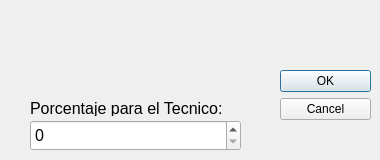
<?xml version="1.0" encoding="UTF-8"?>
<ui version="4.0">
 <class>Dialog</class>
 <widget class="QDialog" name="Dialog">
  <property name="geometry">
   <rect>
    <x>0</x>
    <y>0</y>
    <width>380</width>
    <height>160</height>
   </rect>
  </property>
  <property name="minimumSize">
   <size>
    <width>380</width>
    <height>160</height>
   </size>
  </property>
  <property name="maximumSize">
   <size>
    <width>380</width>
    <height>160</height>
   </size>
  </property>
  <property name="windowTitle">
   <string>Dialog</string>
  </property>
  <widget class="QDialogButtonBox" name="buttonBox">
   <property name="geometry">
    <rect>
     <x>280</x>
     <y>70</y>
     <width>91</width>
     <height>191</height>
    </rect>
   </property>
   <property name="orientation">
    <enum>Qt::Orientation::Vertical</enum>
   </property>
   <property name="standardButtons">
    <set>QDialogButtonBox::StandardButton::Cancel|QDialogButtonBox::StandardButton::Ok</set>
   </property>
  </widget>
  <widget class="QSpinBox" name="porcent">
   <property name="geometry">
    <rect>
     <x>30</x>
     <y>120</y>
     <width>211</width>
     <height>31</height>
    </rect>
   </property>
   <property name="font">
    <font>
     <pointsize>12</pointsize>
    </font>
   </property>
  </widget>
  <widget class="QLabel" name="label">
   <property name="geometry">
    <rect>
     <x>30</x>
     <y>100</y>
     <width>221</width>
     <height>16</height>
    </rect>
   </property>
   <property name="font">
    <font>
     <pointsize>12</pointsize>
    </font>
   </property>
   <property name="text">
    <string>Porcentaje para el Tecnico:</string>
   </property>
  </widget>
  <widget class="QLabel" name="label_2">
   <property name="geometry">
    <rect>
     <x>90</x>
     <y>0</y>
     <width>101</width>
     <height>91</height>
    </rect>
   </property>
   <property name="text">
    <string/>
   </property>
   <property name="pixmap">
    <pixmap resource="../../recursos/recursos.qrc">:/iconos/iconos/estdistica.png</pixmap>
   </property>
   <property name="scaledContents">
    <bool>true</bool>
   </property>
  </widget>
 </widget>
 <resources>
  <include location="../../recursos/recursos.qrc"/>
 </resources>
 <connections>
  <connection>
   <sender>buttonBox</sender>
   <signal>accepted()</signal>
   <receiver>Dialog</receiver>
   <slot>accept()</slot>
   <hints>
    <hint type="sourcelabel">
     <x>248</x>
     <y>254</y>
    </hint>
    <hint type="destinationlabel">
     <x>157</x>
     <y>274</y>
    </hint>
   </hints>
  </connection>
  <connection>
   <sender>buttonBox</sender>
   <signal>rejected()</signal>
   <receiver>Dialog</receiver>
   <slot>reject()</slot>
   <hints>
    <hint type="sourcelabel">
     <x>316</x>
     <y>260</y>
    </hint>
    <hint type="destinationlabel">
     <x>286</x>
     <y>274</y>
    </hint>
   </hints>
  </connection>
 </connections>
</ui>
